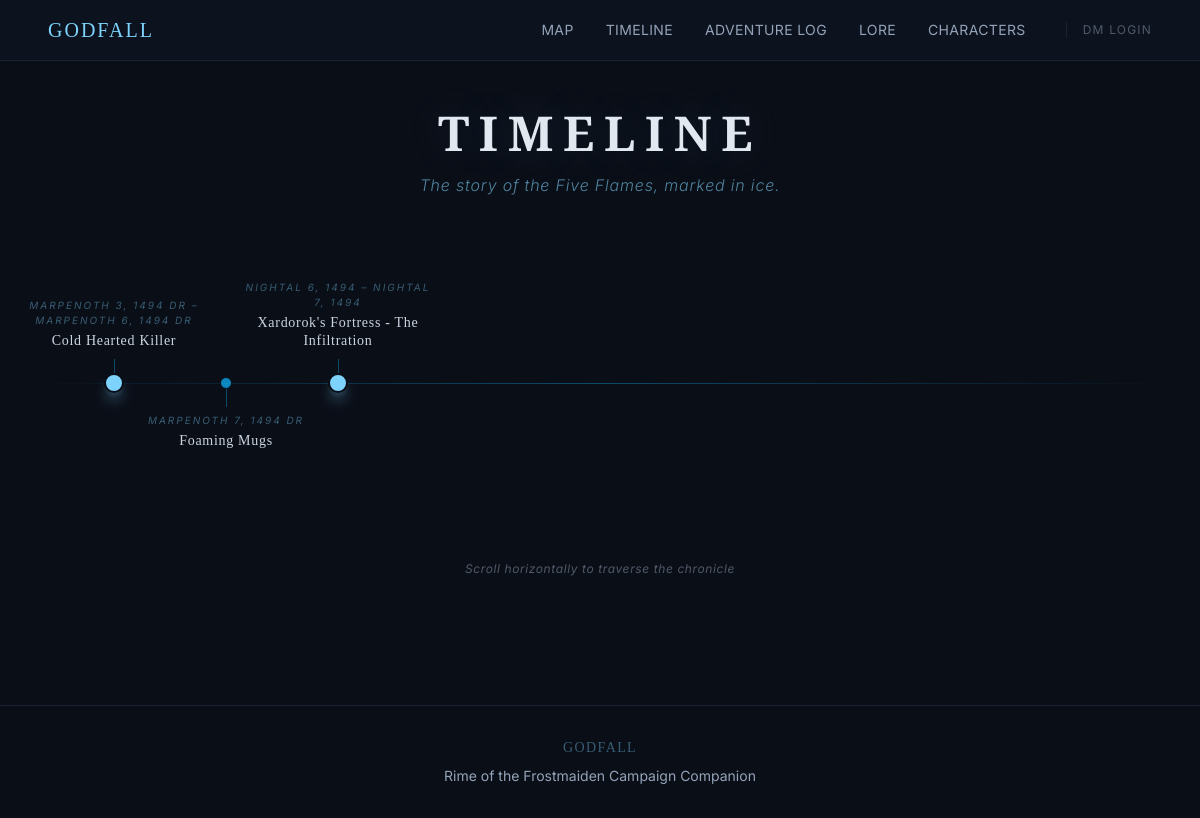
Page /timeline/ on the committed database.
### app/models.py (models this page shows, shortened)
class TimelineEvent(Base):
    __tablename__ = "timeline_events"
    id = Column(Integer, primary_key=True, index=True)
    title = Column(String(200), nullable=False)
    event_date = Column(String(100))
    event_end_date = Column(String(100))
    sort_order = Column(Integer, default=0, nullable=False)
    summary = Column(Text)
    body = Column(Text)
    is_milestone = Column(Integer, default=0, nullable=False)
    created_at = Column(DateTime, default=utc_now)
    updated_at = Column(DateTime, default=utc_now, onupdate=utc_now)
    images = relationship(
        "EventImage", back_populates="event", cascade="all, delete-orphan"
    )
    character_links = relationship(
        "EventCharacter", back_populates="event", cascade="all, delete-orphan"
    )
    lore_links = relationship(
        "LoreEvent",
        back_populates="event"
    )

### app/routes/timeline.py (the view)
@router.get("/")
async def timeline_view(
    request: Request,
    db: Session = Depends(get_db)
):
    events = (
        db.query(TimelineEvent)
        .order_by(TimelineEvent.sort_order.asc())
        .all()
    )
    return templates.TemplateResponse(
        "timeline/list.html",
        {
            "request": request,
            "title": "Timeline — Godfall",
            "events": events,
        }
    )

### app/templates/timeline/list.html (shortened to what this page needs)
{% extends "base.html" %}
{% block content %}
<section class="px-6 py-12 max-w-7xl mx-auto">
    <div class="text-center mb-12">
        <h1 class="font-display text-4xl md:text-5xl font-black tracking-[0.2em] uppercase text-silver-200 frost-glow">
            Timeline
        </h1>
        <p class="mt-4 text-ice-300/60 font-light tracking-wider italic">
            The story of the Five Flames, marked in ice.
        </p>
    </div>
    {% if events %}
    <div class="hidden md:block">
        <div class="overflow-x-auto pb-8 timeline-scroll">
            <div class="relative flex items-center min-w-max px-8 py-32">
                <div class="absolute left-0 right-0 top-1/2 h-px bg-gradient-to-r from-transparent via-ice-500/40 to-transparent"></div>
                {% for event in events %}
                <div class="relative flex flex-col items-center justify-center mx-12 first:ml-0 last:mr-0">
                    {% if loop.index is odd %}
                        <div class="absolute bottom-full mb-6 w-48 text-center">
                            {% if event.event_date %}
                            <p class="text-[10px] tracking-[0.2em] uppercase text-ice-300/40 italic mb-1">
                                {{ event.event_date }}{% if event.event_end_date %} – {{ event.event_end_date }}{% endif %}
                            </p>
                            {% endif %}
                            <p class="font-display text-sm tracking-wider text-silver-300 leading-tight">
                                {{ event.title }}
                            </p>
                        </div>
                    {% else %}
                        <div class="absolute top-full mt-6 w-48 text-center">
                            {% if event.event_date %}
                            <p class="text-[10px] tracking-[0.2em] uppercase text-ice-300/40 italic mb-1">
                                {{ event.event_date }}
                            </p>
                            {% endif %}
                            <p class="font-display text-sm tracking-wider text-silver-300 leading-tight">
                                {{ event.title }}
                            </p>
                        </div>
                    {% endif %}
                    <a href="/timeline/{{ event.id }}"
                       hx-get="/timeline/{{ event.id }}/preview"
                       hx-trigger="mouseenter delay:200ms"
                       hx-target="#tooltip-content"
                       hx-swap="innerHTML"
                       onmouseenter="showTooltip(event)"
                       onmouseleave="hideTooltip()"
                       class="relative z-10 group">
                        {% if event.is_milestone == 1 %}
                            <div class="w-5 h-5 bg-ice-300 border-2 border-frost-900 rounded-full shadow-lg shadow-ice-300/40 group-hover:scale-125 group-hover:shadow-ice-300/60 transition-all"></div>
                        {% else %}
                            <div class="w-3 h-3 bg-ice-500/80 border border-frost-900 rounded-full group-hover:bg-ice-300 group-hover:scale-150 transition-all"></div>
                        {% endif %}
                    </a>
                </div>
                {% endfor %}
            </div>
        </div>
        <p class="text-center text-xs text-silver-400/50 italic tracking-wider mt-2">
            Scroll horizontally to traverse the chronicle
        </p>
    </div>
    {% endif %}
</section>
{% endblock %}

### app/static/css/custom.css (style rules this page uses)
.frost-glow { text-shadow: 0 0 40px rgba(125, 211, 252, 0.15), 0 0 80px rgba(125, 211, 252, 0.05); }
.timeline-scroll { scrollbar-width: thin; scrollbar-color: rgb(125 211 252 / 0.3) rgb(17 24 39 / 0.4); }

### rows in the picture
TimelineEvent: event_date "MARPENOTH 3, 1494 DR", event_end_date "MARPENOTH 6, 1494 DR", title "Cold Hearted Killer", is_milestone 1 (drawn)
TimelineEvent: event_date "MARPENOTH 7, 1494 DR", title "Foaming Mugs", is_milestone 0 (drawn)
TimelineEvent: event_date "NIGHTAL 6, 1494", event_end_date "NIGHTAL 7, 1494", title "Xardorok's Fortress - The Infiltration", is_milestone 1 (drawn)
